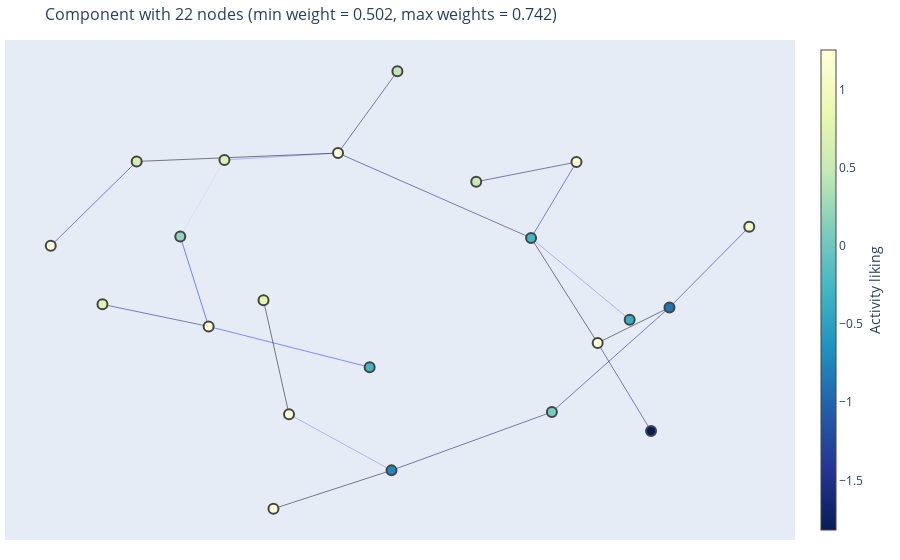
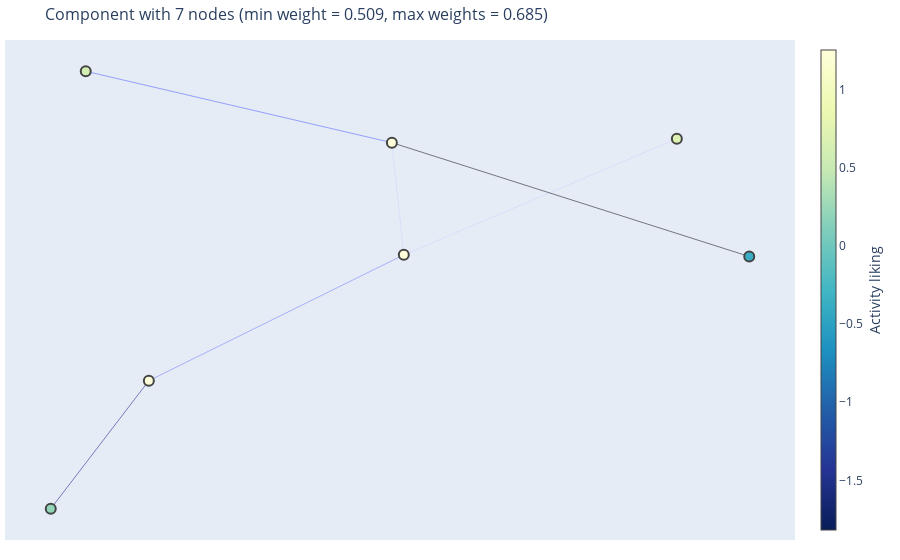
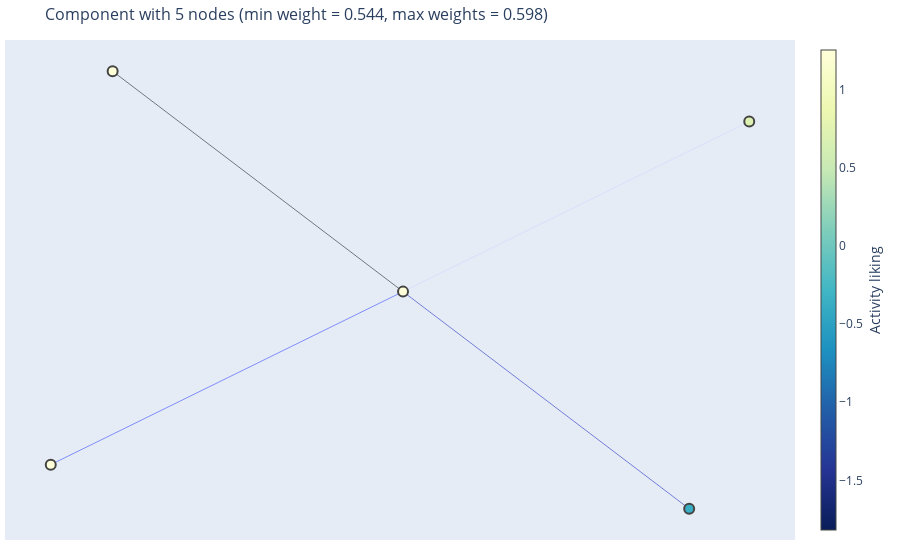

Source (notebook cell) for these figures, in order:
### Code cell
def cluster_nodes(G:nx.Graph, opposite_weight:bool = False, upper_quantile_removed:float=.8):
    """
    Cluster nodes with Kruskal's algorithm. 
    The greater the weight the less likely the two nodes are in the same component.
    """
    edge_attr_name = "weight" 
    if opposite_weight:
        new_G = add_opposite_edge_attr(G,"weight","opposite_weight")
        edge_attr_name = "opposite_weight"

    G_MST = nx.minimum_spanning_tree(new_G, weight=edge_attr_name)

    opposite_weight = list(nx.get_edge_attributes(G_MST,name=edge_attr_name).values())
    q = np.quantile(opposite_weight,upper_quantile_removed)
    for edge,edge_opp_weight in nx.get_edge_attributes(G_MST,edge_attr_name).items():
        if edge_opp_weight >= q:
            G_MST.remove_edge(edge[0],edge[1])

    connected_components_index = sorted(nx.connected_components(G_MST), key=len, reverse=True)
    return connected_components_index, G_MST

def draw_clustering(G:nx.Graph,
                    opposite_weight: bool = True,
                    upper_quantile_removed:float=0.8,
                    node_annotations: Optional[Iterable] = None,
                    node_colors: Optional[Iterable] = None,
                    node_color_label: Optional[str] = ""):
    connected_components_index, G_MST = cluster_nodes(G, opposite_weight = opposite_weight, upper_quantile_removed = upper_quantile_removed)

    words = list(translator_word_to_index.keys())
    for nodes_index in connected_components_index:
        new_component_words = []
        for id in nodes_index:
            new_component_words.append(words[id])
        print("Component's words =", new_component_words)

        n_nodes = len(nodes_index)
        if n_nodes > 1: 
            component_subgraph = G_MST.subgraph(nodes_index)
            weights = list(nx.get_edge_attributes(component_subgraph,"weight").values())
            weight_message = f"min weight = {np.min(weights):.3f}, max weights = {np.max(weights):.3f}"

            draw_networkx_graph(
                component_subgraph,
                node_annotations=node_annotations,
                node_colors = node_colors,
                node_color_label = node_color_label,
                title=f"Component with {n_nodes:d} nodes ("+ weight_message +")")

draw_clustering(G_participant_graph,
                upper_quantile_removed=.7,
                node_annotations=list(translator_word_to_index.keys()),
                node_colors = participant_graph.x[:,0].tolist(),
                node_color_label = "Activity liking")

### Figure 1 — Plotly figure (JSON) as saved in the notebook; plotly's stock layout.template omitted (floating-point values rounded to 4 significant figures)
{"data": [{"hoverinfo": "none", "line": {"color": "hsl(235,100%,72%)", "width": 0.5}, "mode": "lines", "type": "scatter", "x": [-0.294, -0.005814], "y": [-0.5627, -0.8137]}, {"hoverinfo": "none", "line": {"color": "hsl(235,100%,3%)", "width": 0.5}, "mode": "lines", "type": "scatter", "x": [-0.294, -0.3657], "y": [-0.5627, -0.05399]}, {"hoverinfo": "none", "line": {"color": "hsl(235,100%,30%)", "width": 0.5}, "mode": "lines", "type": "scatter", "x": [-0.9639, -0.7223], "y": [0.1895, 0.5665]}, {"hoverinfo": "none", "line": {"color": "hsl(235,100%,24%)", "width": 0.5}, "mode": "lines", "type": "scatter", "x": [0.5738, 0.7239], "y": [-0.2446, -0.6377]}, {"hoverinfo": "none", "line": {"color": "hsl(235,100%,6%)", "width": 0.5}, "mode": "lines", "type": "scatter", "x": [0.5738, 0.3866], "y": [-0.2446, 0.2248]}, {"hoverinfo": "none", "line": {"color": "hsl(235,100%,0%)", "width": 0.5}, "mode": "lines", "type": "scatter", "x": [0.5738, 0.7757], "y": [-0.2446, -0.08574]}, {"hoverinfo": "none", "line": {"color": "hsl(235,100%,90%)", "width": 0.5}, "mode": "lines", "type": "scatter", "x": [-0.4755, -0.5997], "y": [0.5732, 0.2309]}, {"hoverinfo": "none", "line": {"color": "hsl(235,100%,73%)", "width": 0.5}, "mode": "lines", "type": "scatter", "x": [-0.4755, -0.1562], "y": [0.5732, 0.604]}, {"hoverinfo": "none", "line": {"color": "hsl(235,100%,71%)", "width": 0.5}, "mode": "lines", "type": "scatter", "x": [0.6638, 0.3866], "y": [-0.1405, 0.2248]}, {"hoverinfo": "none", "line": {"color": "hsl(235,100%,49%)", "width": 0.5}, "mode": "lines", "type": "scatter", "x": [-0.5997, -0.5199], "y": [0.2309, -0.1706]}, {"hoverinfo": "none", "line": {"color": "hsl(235,100%,1%)", "width": 0.5}, "mode": "lines", "type": "scatter", "x": [-0.7223, -0.1562], "y": [0.5665, 0.604]}, {"hoverinfo": "none", "line": {"color": "hsl(235,100%,54%)", "width": 0.5}, "mode": "lines", "type": "scatter", "x": [-0.5199, -0.06722], "y": [-0.1706, -0.353]}, {"hoverinfo": "none", "line": {"color": "hsl(235,100%,26%)", "width": 0.5}, "mode": "lines", "type": "scatter", "x": [-0.5199, -0.8185], "y": [-0.1706, -0.07199]}, {"hoverinfo": "none", "line": {"color": "hsl(235,100%,17%)", "width": 0.5}, "mode": "lines", "type": "scatter", "x": [-0.005814, 0.4451], "y": [-0.8137, -0.5529]}, {"hoverinfo": "none", "line": {"color": "hsl(235,100%,9%)", "width": 0.5}, "mode": "lines", "type": "scatter", "x": [-0.005814, -0.3377], "y": [-0.8137, -0.9852]}, {"hoverinfo": "none", "line": {"color": "hsl(235,100%,18%)", "width": 0.5}, "mode": "lines", "type": "scatter", "x": [0.2324, 0.5142], "y": [0.4758, 0.5638]}, {"hoverinfo": "none", "line": {"color": "hsl(235,100%,40%)", "width": 0.5}, "mode": "lines", "type": "scatter", "x": [0.5142, 0.3866], "y": [0.5638, 0.2248]}, {"hoverinfo": "none", "line": {"color": "hsl(235,100%,29%)", "width": 0.5}, "mode": "lines", "type": "scatter", "x": [1.0, 0.7757], "y": [0.2744, -0.08574]}, {"hoverinfo": "none", "line": {"color": "hsl(235,100%,27%)", "width": 0.5}, "mode": "lines", "type": "scatter", "x": [0.7757, 0.4451], "y": [-0.08574, -0.5529]}, {"hoverinfo": "none", "line": {"color": "hsl(235,100%,22%)", "width": 0.5}, "mode": "lines", "type": "scatter", "x": [-0.1562, 0.3866], "y": [0.604, 0.2248]}, {"hoverinfo": "none", "line": {"color": "hsl(235,100%,18%)", "width": 0.5}, "mode": "lines", "type": "scatter", "x": [-0.1562, 0.01076], "y": [0.604, 0.9695]}, {"hoverinfo": "text", "marker": {"color": [1.255, 1.255, 1.255, 0.7019, -0.3734, 0.2103, 0.6097, 1.255, 0.8248, -0.7421, 0.5175, 1.255, -1.817, 1.255, 0.7326, 1.009, -0.865, 0.05669, 1.255, -0.2813, 0.4561, -0.2813, -1.049, 1.255, 0.1489, 0.2103, -0.312, 0.3025, -0.7114, 1.255, 1.255, 1.224, -0.3734, 1.255, 1.255, 1.255, -1.111, 1.224, 1.255, -0.2813, -1.817, 1.255, 1.255, -0.03548, 1.255, 0.8248, 0.6097, -0.2198, 0.794, 1.255, 1.255, -0.4349, 0.4254, 0.7633, 0.8555, 1.255, 1.255, 1.255, 1.255, 1.202], "colorbar": {"thickness": 15, "title": {"side": "right", "text": "Activity liking"}, "xanchor": "left"}, "colorscale": [[0, "rgb(255,255,217)"], [0.125, "rgb(237,248,177)"], [0.25, "rgb(199,233,180)"], [0.375, "rgb(127,205,187)"], [0.5, "rgb(65,182,196)"], [0.625, "rgb(29,145,192)"], [0.75, "rgb(34,94,168)"], [0.875, "rgb(37,52,148)"], [1, "rgb(8,29,88)"]], "line": {"width": 2}, "reversescale": true, "showscale": true, "size": 10}, "mode": "markers", "text": ["Autobiography book:1.25", "Brunch:0.61", "Cinema:0.82", "Comedy podcast:1.25", "Concert:1.25", "Current affairs podcast:1.01", "Dinner party:-0.86", "Documentary series:1.25", "Fantasy fiction audiobook:-0.28", "History book:0.21", "Karaoke:-0.71", "Musical:1.25", "Netflix:1.25", "Reading a novel:1.25", "Reality TV:0.82", "RomCom film:0.61", "Sci-fi film:1.25", "Science non-fiction book:1.25", "Stand up comedy night:0.86", "Theater show:1.25", "Trivia night:1.25", "True crime TV series:1.25"], "type": "scatter", "x": [-0.294, -0.9639, 0.5738, -0.4755, 0.6638, -0.5997, -0.7223, -0.5199, -0.3657, -0.005814, 0.2324, 0.5142, 0.7239, -0.3377, -0.8185, 1.0, 0.7757, 0.4451, -0.1562, 0.3866, 0.01076, -0.06722], "y": [-0.5627, 0.1895, -0.2446, 0.5732, -0.1405, 0.2309, 0.5665, -0.1706, -0.05399, -0.8137, 0.4758, 0.5638, -0.6377, -0.9852, -0.07199, 0.2744, -0.08574, -0.5529, 0.604, 0.2248, 0.9695, -0.353]}], "layout": {"hovermode": "closest", "margin": {"b": 20, "l": 5, "r": 5, "t": 40}, "showlegend": false, "title": {"font": {"size": 16}, "text": "Component with 22 nodes (min weight = 0.502, max weights = 0.742)"}, "xaxis": {"showgrid": false, "showticklabels": false, "zeroline": false}, "yaxis": {"showgrid": false, "showticklabels": false, "zeroline": false}}}

### Figure 2 — Plotly figure (JSON) as saved in the notebook; plotly's stock layout.template omitted (floating-point values rounded to 4 significant figures)
{"data": [{"hoverinfo": "none", "line": {"color": "hsl(235,100%,90%)", "width": 0.5}, "mode": "lines", "type": "scatter", "x": [0.08328, 0.0615], "y": [-0.01682, 0.4176]}, {"hoverinfo": "none", "line": {"color": "hsl(235,100%,90%)", "width": 0.5}, "mode": "lines", "type": "scatter", "x": [0.08328, 0.5815], "y": [-0.01682, 0.4327]}, {"hoverinfo": "none", "line": {"color": "hsl(235,100%,70%)", "width": 0.5}, "mode": "lines", "type": "scatter", "x": [0.08328, -0.3819], "y": [-0.01682, -0.5042]}, {"hoverinfo": "none", "line": {"color": "hsl(235,100%,25%)", "width": 0.5}, "mode": "lines", "type": "scatter", "x": [-0.3819, -0.5609], "y": [-0.5042, -1.0]}, {"hoverinfo": "none", "line": {"color": "hsl(235,100%,63%)", "width": 0.5}, "mode": "lines", "type": "scatter", "x": [0.0615, -0.497], "y": [0.4176, 0.6941]}, {"hoverinfo": "none", "line": {"color": "hsl(235,100%,0%)", "width": 0.5}, "mode": "lines", "type": "scatter", "x": [0.0615, 0.7135], "y": [0.4176, -0.02328]}, {"hoverinfo": "text", "marker": {"color": [1.255, 1.255, 1.255, 0.7019, -0.3734, 0.2103, 0.6097, 1.255, 0.8248, -0.7421, 0.5175, 1.255, -1.817, 1.255, 0.7326, 1.009, -0.865, 0.05669, 1.255, -0.2813, 0.4561, -0.2813, -1.049, 1.255, 0.1489, 0.2103, -0.312, 0.3025, -0.7114, 1.255, 1.255, 1.224, -0.3734, 1.255, 1.255, 1.255, -1.111, 1.224, 1.255, -0.2813, -1.817, 1.255, 1.255, -0.03548, 1.255, 0.8248, 0.6097, -0.2198, 0.794, 1.255, 1.255, -0.4349, 0.4254, 0.7633, 0.8555, 1.255, 1.255, 1.255, 1.255, 1.202], "colorbar": {"thickness": 15, "title": {"side": "right", "text": "Activity liking"}, "xanchor": "left"}, "colorscale": [[0, "rgb(255,255,217)"], [0.125, "rgb(237,248,177)"], [0.25, "rgb(199,233,180)"], [0.375, "rgb(127,205,187)"], [0.5, "rgb(65,182,196)"], [0.625, "rgb(29,145,192)"], [0.75, "rgb(34,94,168)"], [0.875, "rgb(37,52,148)"], [1, "rgb(8,29,88)"]], "line": {"width": 2}, "reversescale": true, "showscale": true, "size": 10}, "mode": "markers", "text": ["Art gallery:1.25", "Museum:1.25", "Painting:1.25", "Pottery workshop:1.25", "Gardening:-1.05", "Historical tour:0.15", "Home decorating:-0.31"], "type": "scatter", "x": [0.08328, -0.3819, 0.0615, 0.5815, 0.7135, -0.5609, -0.497], "y": [-0.01682, -0.5042, 0.4176, 0.4327, -0.02328, -1.0, 0.6941]}], "layout": {"hovermode": "closest", "margin": {"b": 20, "l": 5, "r": 5, "t": 40}, "showlegend": false, "title": {"font": {"size": 16}, "text": "Component with 7 nodes (min weight = 0.509, max weights = 0.685)"}, "xaxis": {"showgrid": false, "showticklabels": false, "zeroline": false}, "yaxis": {"showgrid": false, "showticklabels": false, "zeroline": false}}}

### Figure 3 — Plotly figure (JSON) as saved in the notebook; plotly's stock layout.template omitted (floating-point values rounded to 4 significant figures)
{"data": [{"hoverinfo": "none", "line": {"color": "hsl(235,100%,90%)", "width": 0.5}, "mode": "lines", "type": "scatter", "x": [0.005694, 0.9652], "y": [-0.0003049, 0.772]}, {"hoverinfo": "none", "line": {"color": "hsl(235,100%,55%)", "width": 0.5}, "mode": "lines", "type": "scatter", "x": [0.005694, -0.9706], "y": [-0.0003049, -0.7857]}, {"hoverinfo": "none", "line": {"color": "hsl(235,100%,36%)", "width": 0.5}, "mode": "lines", "type": "scatter", "x": [0.005694, 0.7987], "y": [-0.0003049, -0.9859]}, {"hoverinfo": "none", "line": {"color": "hsl(235,100%,0%)", "width": 0.5}, "mode": "lines", "type": "scatter", "x": [0.005694, -0.7991], "y": [-0.0003049, 1.0]}, {"hoverinfo": "text", "marker": {"color": [1.255, 1.255, 1.255, 0.7019, -0.3734, 0.2103, 0.6097, 1.255, 0.8248, -0.7421, 0.5175, 1.255, -1.817, 1.255, 0.7326, 1.009, -0.865, 0.05669, 1.255, -0.2813, 0.4561, -0.2813, -1.049, 1.255, 0.1489, 0.2103, -0.312, 0.3025, -0.7114, 1.255, 1.255, 1.224, -0.3734, 1.255, 1.255, 1.255, -1.111, 1.224, 1.255, -0.2813, -1.817, 1.255, 1.255, -0.03548, 1.255, 0.8248, 0.6097, -0.2198, 0.794, 1.255, 1.255, -0.4349, 0.4254, 0.7633, 0.8555, 1.255, 1.255, 1.255, 1.255, 1.202], "colorbar": {"thickness": 15, "title": {"side": "right", "text": "Activity liking"}, "xanchor": "left"}, "colorscale": [[0, "rgb(255,255,217)"], [0.125, "rgb(237,248,177)"], [0.25, "rgb(199,233,180)"], [0.375, "rgb(127,205,187)"], [0.5, "rgb(65,182,196)"], [0.625, "rgb(29,145,192)"], [0.75, "rgb(34,94,168)"], [0.875, "rgb(37,52,148)"], [1, "rgb(8,29,88)"]], "line": {"width": 2}, "reversescale": true, "showscale": true, "size": 10}, "mode": "markers", "text": ["Board games:0.70", "Online chess:1.22", "Poker:-1.82", "Sports video games:0.43", "Frisbee:-0.28"], "type": "scatter", "x": [0.005694, -0.9706, -0.7991, 0.9652, 0.7987], "y": [-0.0003049, -0.7857, 1.0, 0.772, -0.9859]}], "layout": {"hovermode": "closest", "margin": {"b": 20, "l": 5, "r": 5, "t": 40}, "showlegend": false, "title": {"font": {"size": 16}, "text": "Component with 5 nodes (min weight = 0.544, max weights = 0.598)"}, "xaxis": {"showgrid": false, "showticklabels": false, "zeroline": false}, "yaxis": {"showgrid": false, "showticklabels": false, "zeroline": false}}}
